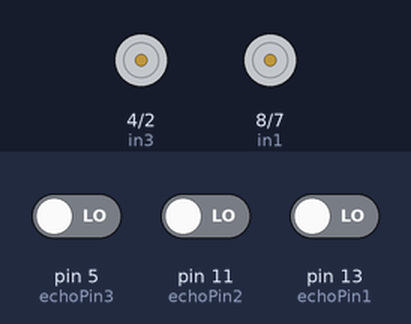
Recording of a sketch running on a simulated Arduino Uno, built with avr-gcc and run on an emulated ATmega328P. Shown: motor-driver pin pairs drawn as motors (green arrow = first pin HIGH = forward, orange = second pin HIGH = backward, longer = more drive). The inputs (shaded band) are chosen by the test bench; at power-on: pin 5 (echoPin3) LOW, pin 11 (echoPin2) LOW, pin 13 (echoPin1) LOW. What the sketch prints to the serial monitor is not drawn.

Above: at 2.1 s.
At 4.5 s:
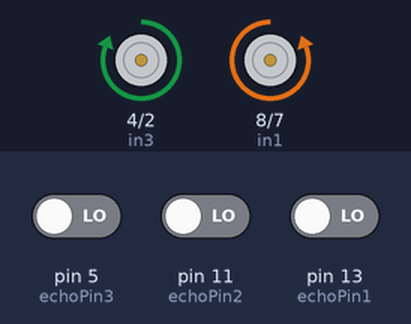
At 5.2 s:
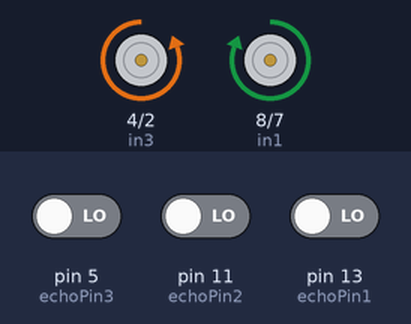
Timing chart, 0 to 7.3 s (numbered marks = the images above):
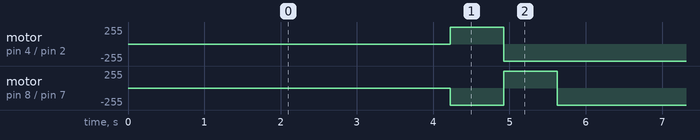

Measured:
- by itself, motor on pin 4 (in3) / pin 2 (in4): repeats every 5.6 s: backward 255/255 3.9 s, stopped 1.0 s, forward 255/255 0.70 s
- by itself, motor on pin 8 (in1) / pin 7 (in2): repeats every 5.6 s: forward 255/255 0.70 s, backward 255/255 3.2 s, stopped 1.0 s, backward 255/255 0.70 s

The sketch:

200209_FU_Code_ueberarbeitet.ino
```cpp
int degree = 0; //gibt an, in welcher Stellung sich das Fahrzeug befindet --> Start ist bei 0
int dist1 = 30;
int dist2 = 20;

//--------------Motoren---------------------------------------------------------------------------------------------------

//Motoren
int in1 = 8;                //rechte Seite
int in2 = 7;                //rechte Seite
int in3 = 4;                //linke Seite
int in4 = 2;                //linke Seite

//Drehzahlregulierung
int ENA = 3;                //Drehzahlregelung rechte Seite
int ENB = 9;                //Drehzahlregelung linke Seite
//int SPEED1 = 255;         //Analoge Werte geben die Geschwindigkeit zum geradeaus Fahren vor (0-255)
//int SpeedDrehen = 255;    //Analoge Werte geben die Geschwindigkeit für das Drehen des Fahrzeugs vor (0-255)

int DELAY = 700;
int DELAYdoppelt = 1400;
int DELAYstehen = 1000;
int DELAYultra = 60;

//--------------Ultraschallsensoren---------------------------------------------------------------------------------------

// Ultraschallsensor vorne
int trigPin1 = 12;
int echoPin1 = 13;
long dauer1 = 0;
long frontSensor = 0;

// Ultraschallsensor rechts
int trigPin2 = 10;
int echoPin2 = 11;
long dauer2 = 0;
long rightSensor = 0;

// Ultraschallsensor links
int trigPin3 = 6;
int echoPin3 = 5;
long dauer3 = 0;
long leftSensor = 0;


void setup()
{
  //------------------MOTORSTEUERUNG---------------------------------------------------------------------------------------

  pinMode(in1, OUTPUT); //rechte Seite
  pinMode(in2, OUTPUT); //rechte Seite
  pinMode(in3, OUTPUT); //linke Seite
  pinMode(in4, OUTPUT); //linke Seite

  //------------------Ultraschallsensoren----------------------------------------------------------------------------------

  // Ultraschallsensor 1
  Serial.begin(9600);
  pinMode(trigPin1, OUTPUT);
  pinMode(echoPin1, INPUT);

  // Ultraschallsensor 2
  //Serial.begin(9600);
  pinMode(trigPin2, OUTPUT);
  pinMode(echoPin2, INPUT);

  // Ultraschallsensor 3
  //Serial.begin(9600);
  pinMode(trigPin3, OUTPUT);
  pinMode(echoPin3, INPUT);
}


//-----------------------------Funktionen--------------------------------------------------------------------------------

void UltraschallSensoren (){
  //Vorne
  digitalWrite(trigPin1, LOW);
  delay(5);
  digitalWrite(trigPin1, HIGH);
  delay(10);
  digitalWrite(trigPin1, LOW);
  dauer1 = pulseIn(echoPin1, HIGH);
  frontSensor = (dauer1/2) * 0.03432;
  //Serial.print(frontSensor);
  //Serial.print(" cm");
  delay(DELAYultra);

  //Rechts
  digitalWrite(trigPin2, LOW);
  delay(5);
  digitalWrite(trigPin2, HIGH);
  delay(10);
  digitalWrite(trigPin2, LOW);
  dauer2 = pulseIn(echoPin2, HIGH);
  rightSensor = (dauer2/2) * 0.03432;
  //Serial.print(rightSensor);
  //Serial.print(" cm");
  delay(DELAYultra);

  //Links
  digitalWrite(trigPin3, LOW);
  delay(5);
  digitalWrite(trigPin3, HIGH);
  delay(10);
  digitalWrite(trigPin3, LOW);
  dauer3 = pulseIn(echoPin3, HIGH);
  leftSensor = (dauer3/2) * 0.03432;
  //Serial.print(leftSensor);
  //Serial.print(" cm");
  delay(DELAYultra);
}

//---------------------------Funktionen für Fahren und Drehen-------------------------------------------------------------

void DrehungR90 (){
  //analogWrite(ENA, SpeedDrehen); //speed 0 - 255
  //analogWrite(ENB, SpeedDrehen); //speed 0 - 255
  digitalWrite(in1, LOW);
  digitalWrite(in2, HIGH);
  digitalWrite(in3, HIGH);
  digitalWrite(in4, LOW);
  delay(DELAY);
}

void DrehungL90 (){
  //analogWrite(ENA, SpeedDrehen); //speed 0 - 255
  //analogWrite(ENB, SpeedDrehen); //speed 0 - 255
  digitalWrite(in1, HIGH);
  digitalWrite(in2, LOW);
  digitalWrite(in3, LOW);
  digitalWrite(in4, HIGH);
  delay(DELAY);
}

void DrehungR180 (){
  //analogWrite(ENA, SpeedDrehen); //speed 0 - 255
  //analogWrite(ENB, SpeedDrehen); //speed 0 - 255
  digitalWrite(in1, LOW);
  digitalWrite(in2, HIGH);
  digitalWrite(in3, HIGH);
  digitalWrite(in4, LOW);
  delay(DELAYdoppelt);
}

void DrehungL180 (){
  //analogWrite(ENA, SpeedDrehen); //speed 0 - 255
  //analogWrite(ENB, SpeedDrehen); //speed 0 - 255
  digitalWrite(in1, HIGH);
  digitalWrite(in2, LOW);
  digitalWrite(in3, LOW);
  digitalWrite(in4, HIGH);
  delay(DELAYdoppelt);
}

void Stop (){
  digitalWrite(in1, LOW);
  digitalWrite(in2, LOW);
  digitalWrite(in3, LOW);
  digitalWrite(in4, LOW);
  delay(DELAYstehen);
}

void VorwaertsFahren (){
  //analogWrite(ENA, SPEED1); //speed 0 - 255
  //analogWrite(ENB, SPEED1); //speed 0 - 255
  digitalWrite(in1, LOW);     // Linkeseite
  digitalWrite(in2, HIGH);    // Linkeseite
  digitalWrite(in3, LOW);     // Rechteseite
  digitalWrite(in4, HIGH);    // Rechteseite

}

//-------------------Funktionen für Logik--------------------------------------------------------------------------------


void Front(){

  if (degree == 0)
  {
    //Rechtsdrehung
    degree = -90;
    DrehungR90();

  }

  else if (degree == 90)
  {
    //Rechtsdrehung
    degree = 0;
    DrehungR90();

  }

  else if (degree == -90)
  {
    //Linksdrehung
    degree = 0;
    DrehungL90();

  }

  else if (degree == 180)
  {
    //Rechtsdrehung um 180°
    degree = 0;
    DrehungR180;
  }

}

//-----------------------------------------------------------------------------------------------------------------------

void FrontRight(){

  if (degree == 0)
  {
    //Linksdrehung
    degree = 90;
    DrehungL90();
  }

  else if (degree == 90)
  {
    //Linksdrehung um 180°
    degree = -90;
    DrehungL180();
  }

  else if (degree == -90)
  {
    //Linksdrehung
    degree = 0;
    DrehungL90();
  }

  else if (degree == 180)
  {
    //Linksdrehung um 180°
    degree = 0;
    DrehungL180();
  }
}

//-----------------------------------------------------------------------------------------------------------------------


void FrontLeft (){

  if (degree == 0)
  {
    //Rechtsdrehung
    degree = -90;
    DrehungR90();
  }

  else if (degree == 90)
  {
    //Rechtsdrehung
    degree = 0;
    DrehungR90();
  }

  else if (degree == -90)
  {
    //Rechtsdrehung um 180°
    degree = 90;
    DrehungR180();
  }

  else if (degree == 180)
  {
    //Rechtsdrehung um 180°
    degree = 0;
    DrehungR180();
  }
}


//-----------------------------------------------------------------------------------------------------------------------


void FrontRightLeft (){

  if (degree == 180)
  {
    //Linksdrehung um 180°
    degree = 0;
    DrehungL180;
  }

  else if (degree == 90)
  {
    //Rechtsdrehung um 180°
    degree = -90;
    DrehungR180;
  }

  else if (degree == -90)
  {
    //Linksdrehung um 180°
    degree  = 90;
    DrehungL180;
  }

  else if (degree == 0)
  {
    //Rechtsdrehung um 180°
    degree = 180;
    DrehungR180;
  }
}


void DrehungNachVorne(){

  if (frontSensor > dist1 && rightSensor > dist2 && leftSensor > dist2)
  {
    if (degree == 90)
    {
      degree = 0;
      DrehungR90;
    }

    else if (degree == -90)
    {
      degree = 0;
      DrehungL90;
    }

    else if (degree == 180)
    {
      degree = 0;
      DrehungR180;
    }
  }
}


void loop(){


  Serial.println(degree);


//--------------------Ultraschallsensoren---------------------------------------------------------------------------------


  UltraschallSensoren();


//--------------------BEGINN DER LOGIK------------------------------------------------------------------------------------


  if (frontSensor <=dist1)
  {
    Stop();


//--------------------Folgender Abschnitt: Wenn frontSensor alleine auslöst-----------------------------------------------

    Front();

//--------------------Folgender Abschnitt: Wenn frontSensor && rightSensor auslöst----------------------------------------


    if (frontSensor <= dist1 && rightSensor <= dist2)
    {
      FrontRight();
    }


//--------------------Folgender Abschnitt: Wenn frontSensor && leftSensor------------------------------------------------


    else if (frontSensor <= dist1 && leftSensor <= dist2)
    {
      FrontLeft();
    }


//--------------------Folgender Abschnitt: Wenn frontSensor && leftSensor && rightSensor---------------------------------


    else if (frontSensor <= dist1 && leftSensor <= dist2 && rightSensor <= dist2)
    {
      FrontRightLeft();
    }


//--------------------Wenn keine Bedingung erfüllt ist, dreht sich das Fahrzeug auf 0° und fährt weiter-----------------


  }

  else

  DrehungNachVorne();
  VorwaertsFahren();

}
```
